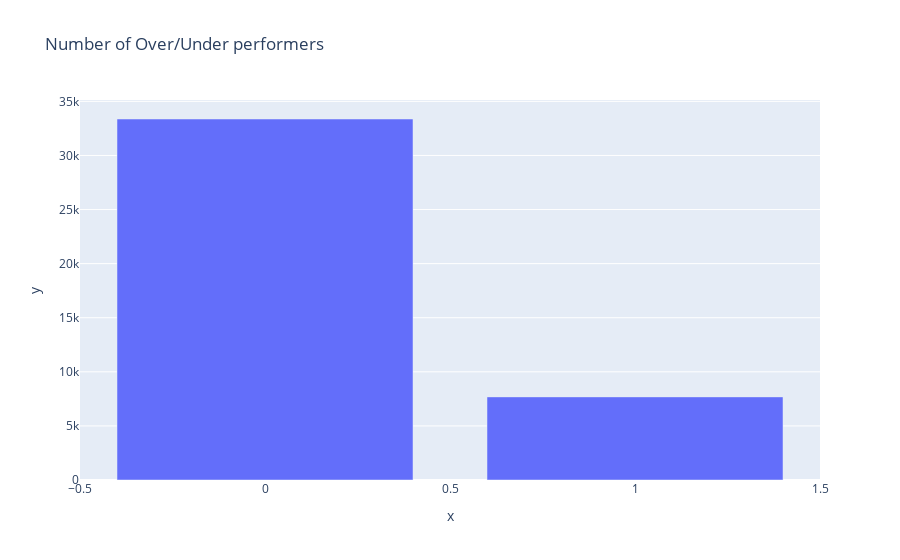

Notebook code cell kept with this figure:
### Code cell
sector_counts = df['fperf'].value_counts()
fig_sector = px.bar(x=sector_counts.index, y=sector_counts.values, title='Number of Over/Under performers')
fig_sector.show()

### Figure 1 — Plotly figure (JSON) as saved in the notebook; plotly's stock layout.template omitted (floating-point values rounded to 4 significant figures)
{"data": [{"alignmentgroup": "True", "hovertemplate": "x=%{x}<br>y=%{y}<extra></extra>", "legendgroup": "", "marker": {"color": "#636efa", "pattern": {"shape": ""}}, "name": "", "offsetgroup": "", "orientation": "v", "showlegend": false, "textposition": "auto", "type": "bar", "x": [0, 1], "xaxis": "x", "y": [33370, 7683], "yaxis": "y"}], "layout": {"barmode": "relative", "legend": {"tracegroupgap": 0}, "title": {"text": "Number of Over/Under performers"}, "xaxis": {"anchor": "y", "domain": [0, 1], "title": {"text": "x"}}, "yaxis": {"anchor": "x", "domain": [0, 1], "title": {"text": "y"}}}}
